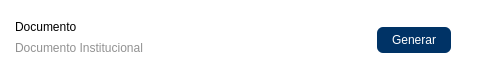
<?xml version="1.0" encoding="UTF-8"?>
<ui version="4.0">
 <class>Form</class>
 <widget class="QWidget" name="Form">
  <property name="geometry">
   <rect>
    <x>0</x>
    <y>0</y>
    <width>481</width>
    <height>81</height>
   </rect>
  </property>
  <property name="sizePolicy">
   <sizepolicy hsizetype="Preferred" vsizetype="Preferred">
    <horstretch>0</horstretch>
    <verstretch>0</verstretch>
   </sizepolicy>
  </property>
  <property name="minimumSize">
   <size>
    <width>0</width>
    <height>0</height>
   </size>
  </property>
  <property name="maximumSize">
   <size>
    <width>16777215</width>
    <height>16777215</height>
   </size>
  </property>
  <property name="windowTitle">
   <string>Form</string>
  </property>
  <property name="styleSheet">
   <string notr="true">QWidget{
	background-color: rgb(255, 255, 255);
	border-radius:10px;
}

QLabel{
	padding:0px;
	font: 640 12pt &quot;Segoe UI&quot;;
	color: rgb(0, 0, 0);
}
#label{
	
	
	font: 300 8pt &quot;Segoe UI&quot;;
	color: rgb(145, 145, 145);
}

QPushButton{
	background-color: rgb(0, 51, 102);
	border: none;
    border-radius: 6px;
	font: 400 10pt &quot;Segoe UI&quot;;
	color: rgb(255, 255, 255);
	margin-left:20px;
	margin-right:20px;
	padding-top:6px;
	padding-bottom:6px;
	padding-left:15px;
	padding-right:15px;
 }


QPushButton:hover {
    background-color: #004a99;
}
</string>
  </property>
  <layout class="QHBoxLayout" name="horizontalLayout" stretch="3,1">
   <property name="spacing">
    <number>0</number>
   </property>
   <property name="leftMargin">
    <number>15</number>
   </property>
   <property name="topMargin">
    <number>12</number>
   </property>
   <property name="rightMargin">
    <number>10</number>
   </property>
   <property name="bottomMargin">
    <number>12</number>
   </property>
   <item>
    <layout class="QVBoxLayout" name="verticalLayout">
     <property name="spacing">
      <number>0</number>
     </property>
     <item>
      <widget class="QLabel" name="label_Documento">
       <property name="text">
        <string>Documento</string>
       </property>
       <property name="wordWrap">
        <bool>true</bool>
       </property>
      </widget>
     </item>
     <item>
      <widget class="QLabel" name="label">
       <property name="styleSheet">
        <string notr="true"/>
       </property>
       <property name="text">
        <string>Documento Institucional</string>
       </property>
       <property name="alignment">
        <set>Qt::AlignmentFlag::AlignLeading|Qt::AlignmentFlag::AlignLeft|Qt::AlignmentFlag::AlignTop</set>
       </property>
      </widget>
     </item>
    </layout>
   </item>
   <item>
    <widget class="QPushButton" name="btn">
     <property name="text">
      <string>Generar</string>
     </property>
    </widget>
   </item>
  </layout>
 </widget>
 <resources/>
 <connections/>
</ui>
